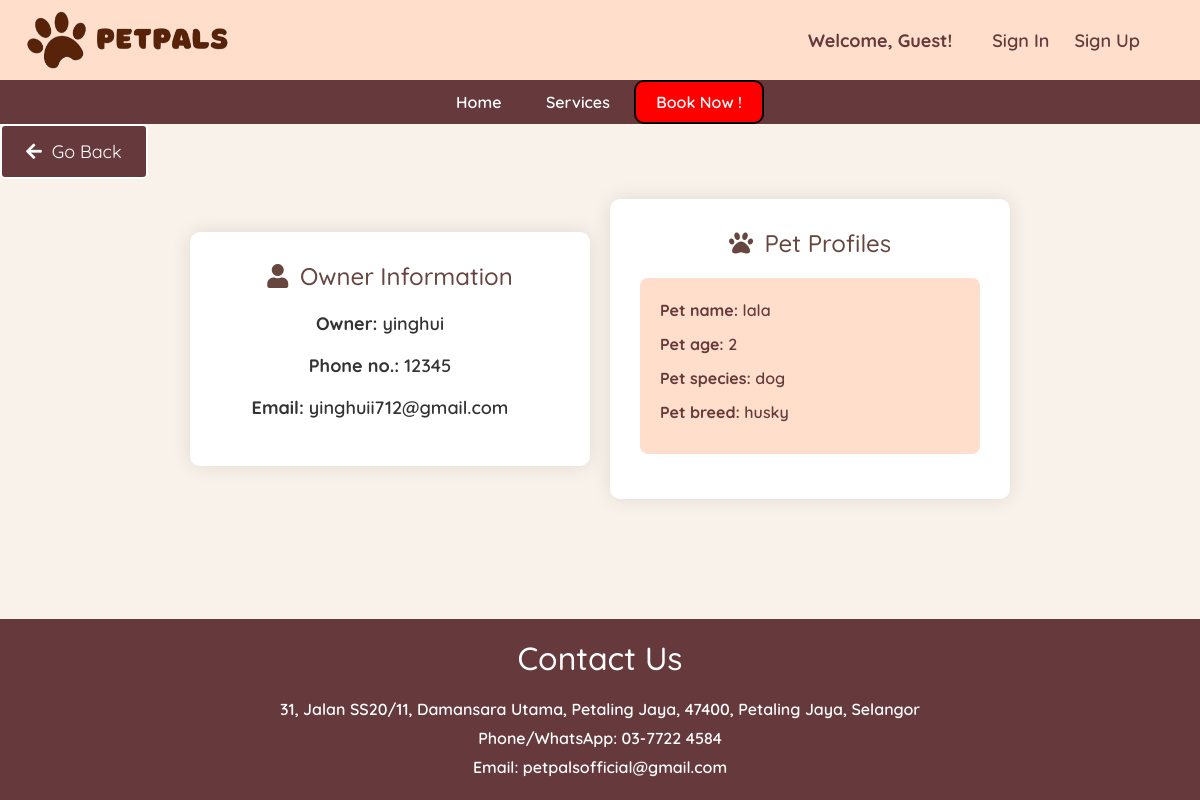
Page /ownerprofile/30/ on the earlier database version.
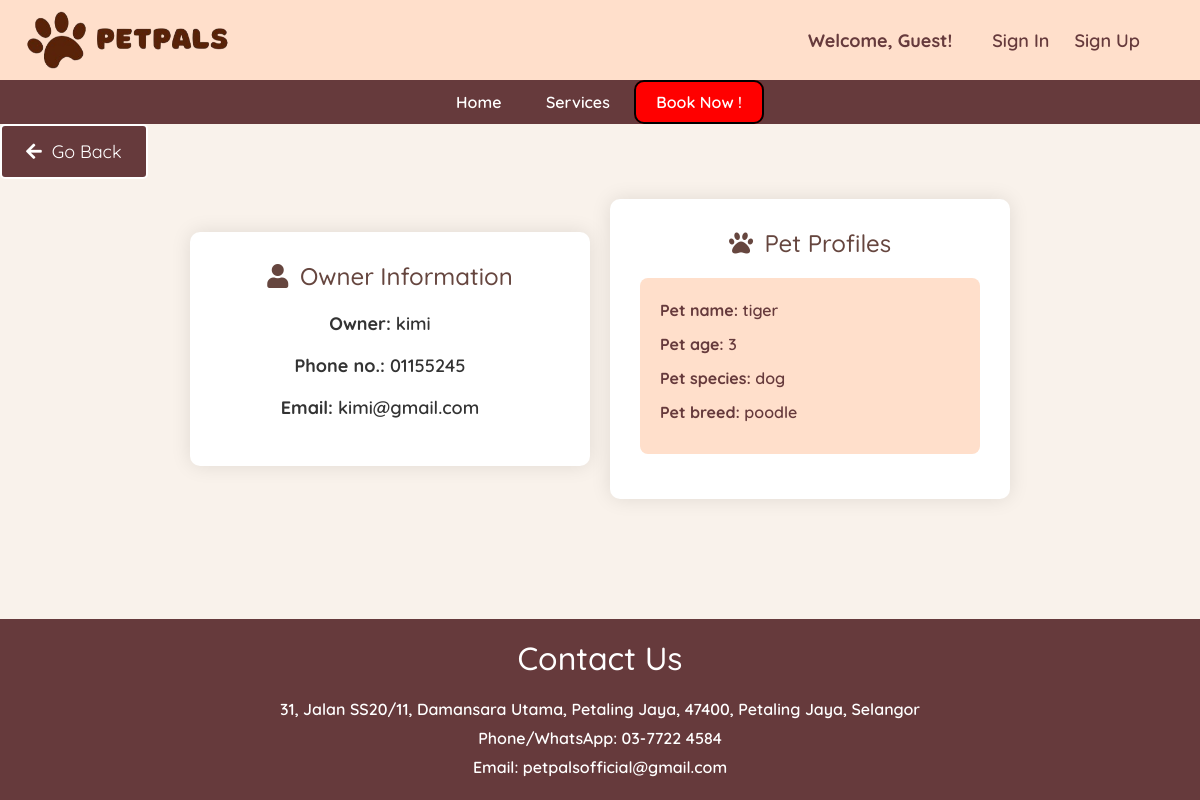
Same page on the later database version.
### main/models.py (models this page shows, shortened)
class Booking(models.Model):
    owner = models.ForeignKey(Owner, null=True, on_delete=models.CASCADE)
    pet = models.ManyToManyField(Pet)
    date = models.DateField(blank=True, null=True)
    time = models.TimeField(blank=True, null=True)
    SERVICE_CHOICES = [
        ('Hair Grooming', 'Hair Grooming'),
        ('Bath and Dry', 'Bath and Dry'),
        ('Pet Hotel', 'Pet Hotel'),
        ('Pet Daycare', 'Pet Daycare'),
    ]
    service = models.CharField(max_length=50, choices=SERVICE_CHOICES)
    STATUS_CHOICES = [
        ('Ongoing', 'Ongoing'),
        ('Completed', 'Completed'),
        ('Cancelled', 'Cancelled'),
    ]
    status = models.CharField(max_length=20, choices=STATUS_CHOICES, default='Ongoing')
    checkin = models.DateTimeField(null=True, blank=True)
    checkout = models.DateTimeField(null=True, blank=True)

class Owner(models.Model):
    user = models.OneToOneField(User, on_delete=models.CASCADE)
    phone_number = models.CharField(max_length=15, blank=True)
    email = models.EmailField(blank=True)
    def __str__(self):
        return self.user.username

class Pet(models.Model):
    name = models.CharField(max_length=20)
    owner = models.ForeignKey(Owner, null=True, on_delete=models.CASCADE)
    age = models.PositiveBigIntegerField()
    species = models.CharField(max_length=50)
    breed = models.CharField(max_length=50)
    profile_pic = models.ImageField(default="profile.jpg", null=True, blank=True)
    def __str__(self):
        return self.name

### main/views.py (the view)
# urls.py: path('ownerprofile/<int:booking_id>/', views.ownerpf, name='ownerpf'),
def ownerpf(request, booking_id):
    booking = get_object_or_404(Booking, id=booking_id)
    pets = booking.pet.all()
    print(pets)  # Debug output
    return render(request, 'admin_showprofile.html', {'booking': booking, 'pets': pets})

### main/templates/admin_showprofile.html (shortened to what this page needs)
{% extends 'base.html' %}
{% block content %}
<!DOCTYPE html>
<html lang="en">
<head>
    <link rel="stylesheet" href="https://cdnjs.cloudflare.com/ajax/libs/font-awesome/5.15.3/css/all.min.css">
</head>
<body>
<a href="{% url 'admin_dashboard' %}"><button><i class="fas fa-arrow-left"></i> Go Back</button></a>
    <div class="container-wrapper">
        <div class="profile1">
            <h2 class="pf"><i class="fas fa-user"></i> Owner Information</h2>
            <div class="profile-info">
                <p><strong>Owner:</strong> {{ booking.owner }}</p>
                <p><strong>Phone no.:</strong> {{ booking.owner.phone_number }}</p>
                <p><strong>Email:</strong> {{ booking.owner.email }}</p>
            </div>
        </div>
        <div class="bigcontainer">
            <h2 class="pf"><i class="fas fa-paw"></i> Pet Profiles</h2>
            {% for pet in pets %}
            <div class="profile-container">
                <div class="profile-info">
                    <p><strong>Pet name:</strong> {{ pet.name }}</p>
                    <p><strong>Pet age:</strong> {{ pet.age }}</p>
                    <p><strong>Pet species:</strong> {{ pet.species }}</p>
                    <p><strong>Pet breed:</strong> {{ pet.breed }}</p>
                </div>
            </div>
            {% endfor %}
        </div>
    </div>
</html>
{% endblock %}

Differences in the rows shown:
no longer on this page (row edited): Pet: name "lala", age "2", species "dog", breed "husky"
changed Booking: owner "yinghui" → "kimi"; owner.phone_number "12345" → "01155245"; owner.email "yinghuii712@gmail.com" → "kimi@gmail.com"
now on this page (row edited): Pet: name "tiger", age "3", species "dog", breed "poodle"
